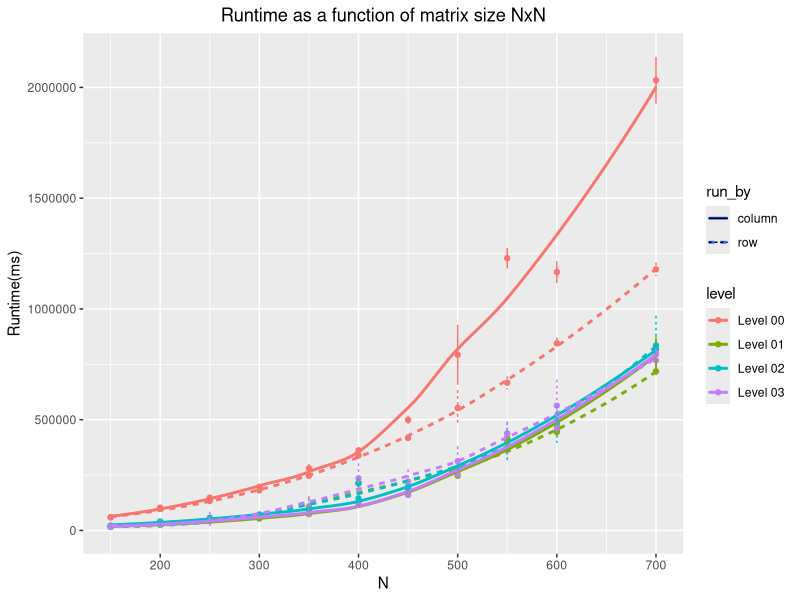
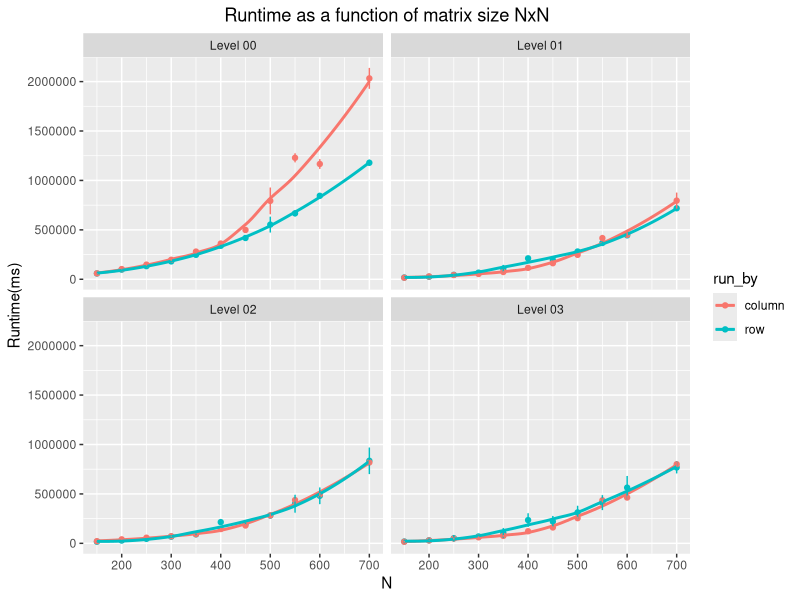
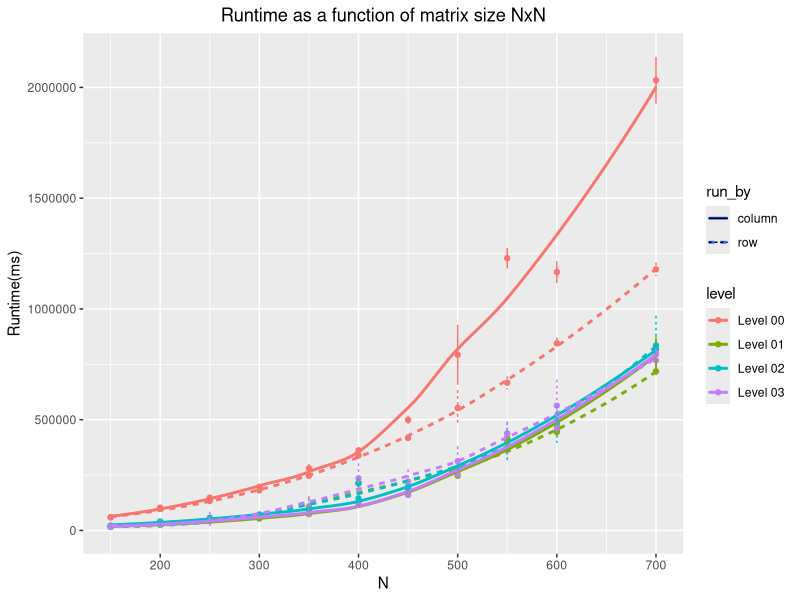
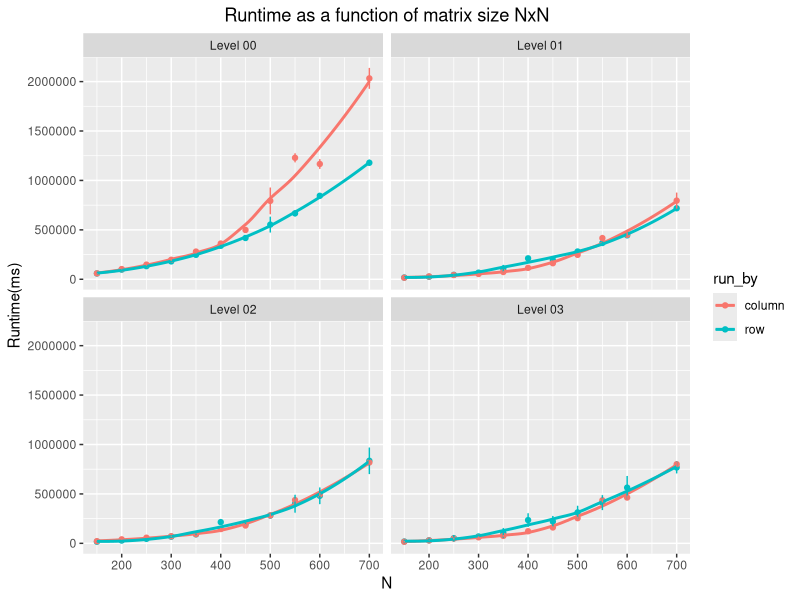

The R script that drew these images, in order:
setwd("D:/University of Trieste/project/Stream_benchemark_and_matrices_transpose")
library(tidyverse)
library(tibble)



n0col<-read.csv("result/no-op-col.csv", header = FALSE,sep=";") 
n0col%>%rename(Size=V1, Time=V2)-> n0col
n0col$Size<- as.numeric(n0col$Size)
n0col$Time<- as.numeric(n0col$Time)


n1col<-read.csv("result/no-o1-col.csv", header = FALSE,sep=";") 
n1col%>%rename(Size=V1, Time=V2)-> n1col
n1col$Size<- as.numeric(n1col$Size)
n1col$Time<- as.numeric(n1col$Time)

n2col<-read.csv("result/no-o2-col.csv", header = FALSE,sep=";") 
n2col%>%rename(Size=V1, Time=V2)-> n2col
n2col$Size<- as.numeric(n2col$Size)
n2col$Time<- as.numeric(n2col$Time)

n3col<-read.csv("result/no-o3-col.csv", header = FALSE,sep=";") 
n3col%>%rename(Size=V1, Time=V2)-> n3col
n3col$Size<- as.numeric(n3col$Size)
n3col$Time<- as.numeric(n3col$Time)

n0row<-read.csv("result/no-op-row.csv", header = FALSE,sep=";") 
n0row%>%rename(Size=V1, Time=V2)-> n0row
n0row$Size<- as.numeric(n0row$Size)
n0row$Time<- as.numeric(n0row$Time)

n1row<-read.csv("result/no-o1-row.csv", header = FALSE,sep=";") 
n1row%>%rename(Size=V1, Time=V2)-> n1row
n1row$Size<- as.numeric(n1row$Size)
n1row$Time<- as.numeric(n1row$Time)

n2row<-read.csv("result/no-o2-row.csv", header = FALSE,sep=";") 
n2row%>%rename(Size=V1, Time=V2)-> n2row
n2row$Size<- as.numeric(n2row$Size)
n2row$Time<- as.numeric(n2row$Time)

n3row<-read.csv("result/no-o3-row.csv", header = FALSE,sep=";") 
n3row%>%rename(Size=V1, Time=V2)-> n3row
n3row$Size<- as.numeric(n3row$Size)
n3row$Time<- as.numeric(n3row$Time)



n0row<-tibble(n0row)
n0row %>%group_by(Size)%>% 
  summarize(Walltime = mean(Time, ra.rm=TRUE), sd=sd(Time,na.rm = TRUE)) -> n0row

n1row<-tibble(n1row)
n1row %>%group_by(Size)%>% 
  summarize(Walltime = mean(Time, ra.rm=TRUE), sd=sd(Time,na.rm = TRUE)) -> n1row

n2row<-tibble(n2row)
n2row %>%group_by(Size)%>% 
  summarize(Walltime = mean(Time, ra.rm=TRUE), sd=sd(Time,na.rm = TRUE)) -> n2row

n3row<-tibble(n3row)
n3row %>%group_by(Size)%>% 
  summarize(Walltime = mean(Time, ra.rm=TRUE), sd=sd(Time,na.rm = TRUE)) -> n3row

n0col<-tibble(n0col)
n0col %>%group_by(Size)%>% 
  summarize(Walltime = mean(Time, ra.rm=TRUE), sd=sd(Time,na.rm = TRUE)) -> n0col

n1col<-tibble(n1col)
n1col %>%group_by(Size)%>% 
  summarize(Walltime = mean(Time, ra.rm=TRUE), sd=sd(Time,na.rm = TRUE)) -> n1col

n2col<-tibble(n2col)
n2col %>%group_by(Size)%>% 
  summarize(Walltime = mean(Time, ra.rm=TRUE), sd=sd(Time,na.rm = TRUE)) -> n2col

n3col<-tibble(n3col)
n3col %>%group_by(Size)%>% 
  summarize(Walltime = mean(Time, ra.rm=TRUE), sd=sd(Time,na.rm = TRUE)) -> n3col


n<-nrow(n0col)

coll = rep("column",n)
level <-rep("Level 00",n)
n0col<- mutate(n0col,level = level, run_by=coll)

level <-rep("Level 01",n)
n1col<- mutate(n1col,level = level,run_by=coll)
level <-rep("Level 02",n)
n2col<- mutate(n2col,level = level,run_by=coll)
level <-rep("Level 03",n)
n3col<- mutate(n3col,level = level,run_by=coll)


n<-nrow(n0row)

coll = rep("row",n)
level <-rep("Level 00",n)
n0row<- mutate(n0row,level = level, run_by=coll)

level <-rep("Level 01",n)
n1row<- mutate(n1row,level = level,run_by=coll)
level <-rep("Level 02",n)
n2row<- mutate(n2row,level = level,run_by=coll)
level <-rep("Level 03",n)
n3row<- mutate(n3row,level = level,run_by=coll)

result <- rbind(n0row,n1row,n2row,n3row,n0col,n1col,n2col,n3col)
result$level <-as.factor(result$level)
result$run_by<-as.factor(result$run_by)

p<-ggplot(result)+
  geom_point(mapping = aes(x=Size,y=Walltime, color=level,linetype=run_by))+
  geom_smooth(mapping = aes(x=Size,y=Walltime,color=level,linetype=run_by),se=FALSE) +
  labs(x="N", y= "Runtime(ms)", title = "Runtime as a function of matrix size NxN")+
  theme(plot.title = element_text(hjust = 0.5))+
  geom_errorbar(aes(x=Size, ymin=Walltime-sd, ymax=Walltime+sd,color=level,linetype=run_by), width=0.15,show.legend = TRUE)

p 
ggsave(p, filename = "plot/run.png")


p<-ggplot(result)+
  geom_point(mapping = aes(x=Size,y=Walltime, color=run_by))+
  geom_smooth(mapping = aes(x=Size,y=Walltime,color=run_by),se=FALSE) +
  labs(x="N", y= "Runtime(ms)", title = "Runtime as a function of matrix size NxN")+
  theme(plot.title = element_text(hjust = 0.5))+
  geom_errorbar(aes(x=Size, ymin=Walltime-sd, ymax=Walltime+sd,color=run_by), width=0.15,show.legend = TRUE)+
  facet_wrap(~ level, nrow = 2)
p

ggsave(p, filename = "plot/wrap.png")

